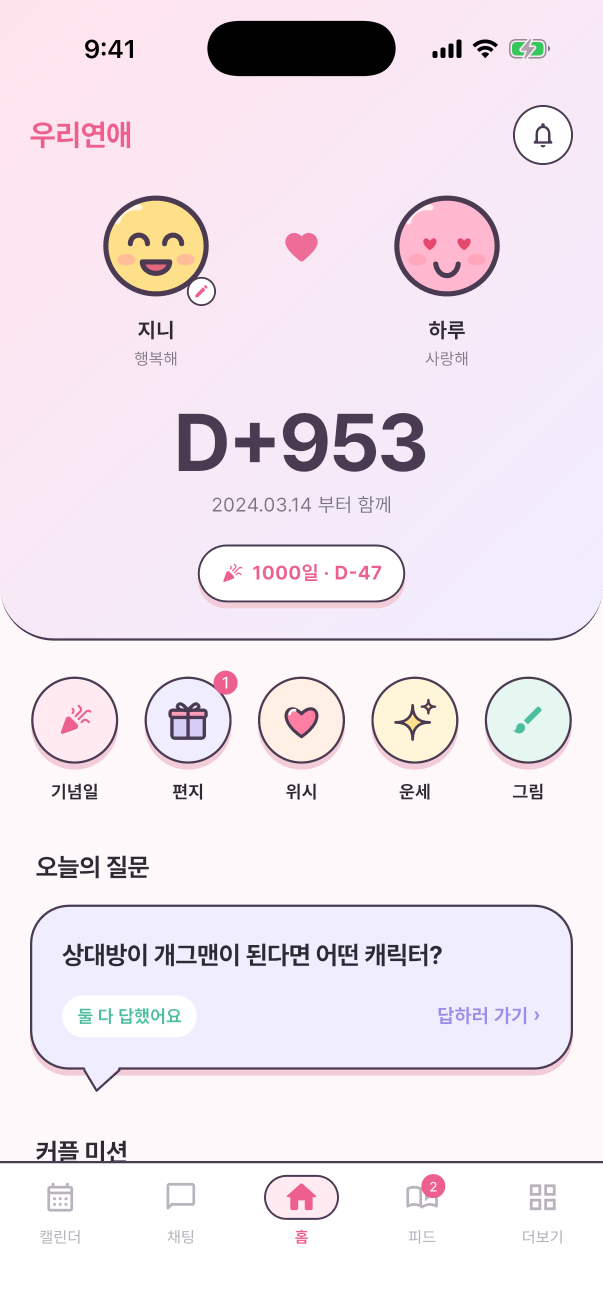
#> input picture app/design/store/raw/ios/1_home.png, 1206 x 2622 px (shown at 1/2 size)
$ python compose.py
#> lines starting #> are read from the running program, lines starting #| are printed output that depends on the picture
"""스토어용 마케팅 이미지 합성 (Pillow).

사용:  python3 design/store/compose.py
입력:  design/store/raw/ios/*.png      (iOS 시뮬레이터 원본, 1206x2622)
       design/store/raw/android/*.png  (Android 기기 원본, 1080x2340)
출력:  design/store/out/
         ios_1206x2622/  ios_1179x2556/   (App Store, iPhone 6.3" / 6.1")
         android_1080x1920/               (Google Play 휴대전화)
         play/feature_graphic_1024x500.png, play/icon_512.png
         appstore/icon_1024.png
         appstore_art/  헤더(3840x1646, 5244x2950) · 검색결과(1920x1280, 3840x2560)

문구는 SLIDES 만 바꾸면 된다. 폰트는 앱에 번들된 Pretendard 를 쓴다.
"""
import math
import os

from PIL import Image, ImageDraw, ImageFilter, ImageFont

ROOT = os.path.dirname(os.path.abspath(__file__))
APP = os.path.abspath(os.path.join(ROOT, '..', '..'))
RAW = os.path.join(ROOT, 'raw')
OUT = os.path.join(ROOT, 'out')
FONT_BOLD = os.path.join(APP, 'assets/fonts/Pretendard-Bold.otf')
FONT_MED = os.path.join(APP, 'assets/fonts/Pretendard-Medium.otf')

INK = (74, 59, 82)
ROSE = (236, 95, 142)
BG1 = (255, 214, 228)  # #FFD6E4
BG2 = (230, 223, 255)  # #E6DFFF
SHADOW = (243, 204, 217)

# (원본 파일, 제목 두 줄)
SLIDES = [
    ('1_home', ['둘만의 D-day와', '오늘의 기분을 한눈에']),
    ('2_chat', ['실시간 대화와', '사진 공유까지']),
    ('3_feed', ['일기처럼 남기는', '우리의 하루']),
    ('4_calendar', ['기념일과 데이트 일정을', '함께 관리해요']),
    ('5_question', ['매일 새로운 질문으로', '더 가까워져요']),
    ('6_letter', ['마음을 담은 편지를', '원하는 날 전해요']),
    ('7_fortune', ['오늘의 커플 운세로', '하루를 시작해요']),
    ('8_wishlist', ['함께 하고 싶은 것들을', '위시리스트에']),
]


def gradient(size, c1=BG1, c2=BG2):
#> called with size = (1206, 2622), c1 = (255, 214, 228), c2 = (230, 223, 255)
    w, h = size
    # 대각선 그라데이션 (작은 크기에서 계산 후 확대해 빠르게)
    small = Image.new('RGB', (64, 64))
#> small: PIL image 64x64 RGB; every value is 0
    px = small.load()
    for y in range(64):
        for x in range(64):
            t = (x + y) / 126
            px[x, y] = tuple(int(c1[i] + (c2[i] - c1[i]) * t) for i in range(3))
    return small.resize((w, h), Image.BICUBIC)
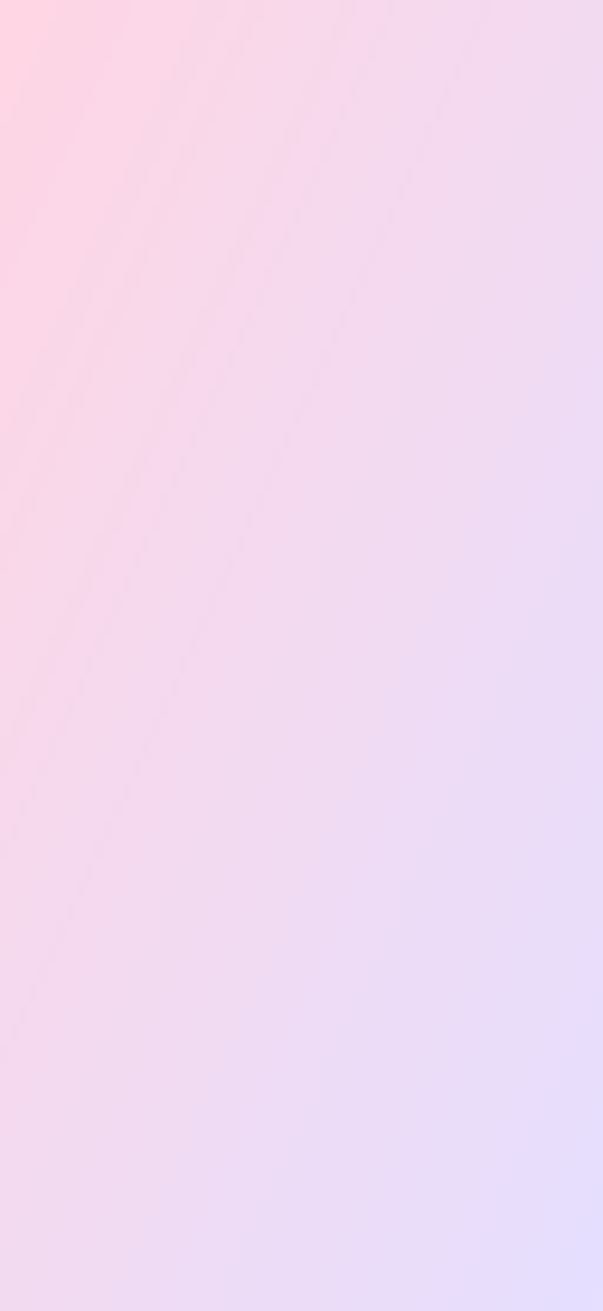
#> returned value: PIL image 1206x2622 RGB (shown at 1/2 size); mean R, G, B 242, 218, 241


def heart_pts(cx, cy, r):
#> called with cx = 1085, cy = 327, r = 62
    pts = []
    for i in range(0, 360, 3):
        t = math.radians(i)
        x = 16 * math.sin(t) ** 3
        y = -(13 * math.cos(t) - 5 * math.cos(2 * t) - 2 * math.cos(3 * t) - math.cos(4 * t))
        pts.append((cx + x * r / 16, cy + y * r / 16))
    return pts


def draw_heart(d, cx, cy, r, fill, outline=INK, w=8):
    pts = heart_pts(cx, cy, r)
    d.polygon(pts, fill=fill)
    d.line(pts + [pts[0]], fill=outline, width=w, joint='curve')


def draw_sparkle(d, x, y, r, fill=(255, 255, 255)):
    d.polygon([(x, y - r), (x + r * .28, y - r * .28), (x + r, y), (x + r * .28, y + r * .28),
               (x, y + r), (x - r * .28, y + r * .28), (x - r, y), (x - r * .28, y - r * .28)], fill=fill)


# [23 lines left out: functions rounded_mask, phone, not called in this run]


def app_icon(size):
#> (the run stopped early here; a loop or call above may not have finished)
